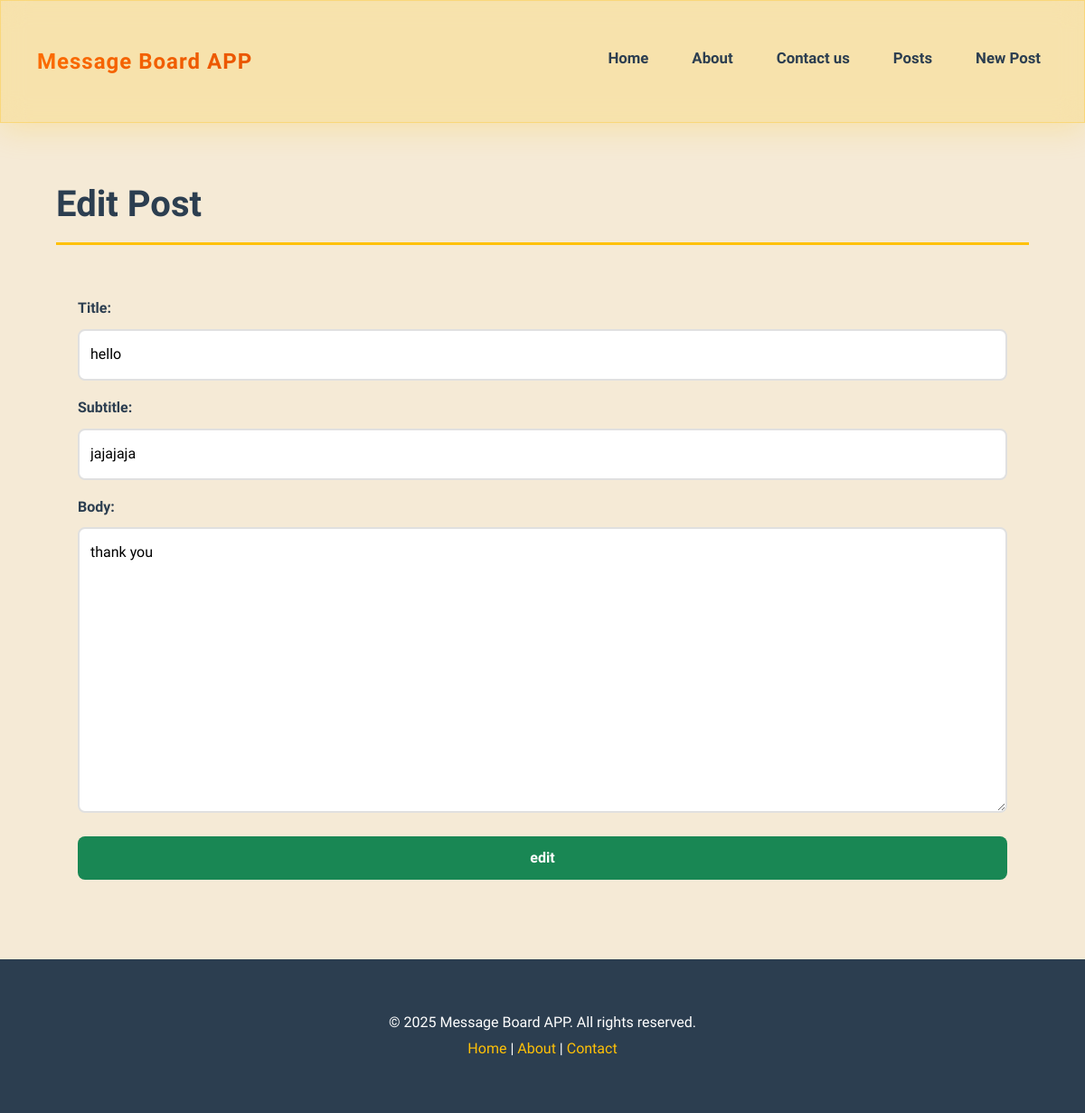
Screenshot of /posts/edit/2/ with the database file from the repository.
### posts/models.py (models this page shows, shortened)
class Post(models.Model):
    title = models.CharField(max_length=128) # Text
    subtitle = models.CharField(max_length=256) # Text
    body = models.TextField() # Text
    created_on = models.DateTimeField(auto_now_add=True)
    author = models.ForeignKey(
        get_user_model(),
        on_delete=models.CASCADE
    )

### posts/views.py (the view)
# urls.py: path("edit/<int:pk>/", PostUpdateView.as_view(), name="post_edit"),
class PostUpdateView(UpdateView):
    template_name = "posts/edit.html"
    model = Post
    fields = ["title","subtitle","body"]

### templates/posts/edit.html (shortened to what this page needs)
{% extends 'base.html' %}
{% block content %}
    <h1>Edit Post</h1>
    <form method="post">
        {{ form.as_p }}
        <input type="submit" value="edit" class="btn btn-success">
    </form>
{% endblock content %}

### static/css/base.css (style rules this page uses)
* { margin: 0; padding: 0; box-sizing: border-box; font-family: 'Raleway', sans-serif; }
body { font-family: 'Raleway', sans-serif; font-size: 16px; line-height: 1.6; color: #333; background-color: #f5ead6 !important; padding: 0; margin: 0; }
h1, h2, h3, h4, h5, h6 { font-family: 'Raleway', sans-serif; font-weight: 700; color: #2c3e50; margin-bottom: 1.5rem; line-height: 1.3; }
h1 { font-size: 2.5rem; padding-bottom: 1rem; border-bottom: 3px solid #ffc107; margin-bottom: 2rem; }
p { font-size: 1rem; line-height: 1.8; color: #555; margin-bottom: 1rem; }
button, .btn { font-family: 'Raleway', sans-serif; font-weight: 600; font-size: 1rem; padding: 0.75rem 1.5rem; border-radius: 8px; transition: all 0.3s ease; border: none; cursor: pointer; }
form { padding: 1.5rem; }
label { font-weight: 600; font-size: 1rem; color: #2c3e50; margin-bottom: 0.5rem; display: block; }
input, textarea, select { font-family: 'Raleway', sans-serif; font-size: 1rem; padding: 0.75rem; border: 2px solid #e0e0e0; border-radius: 8px; width: 100%; transition: border-color 0.3s ease; }
textarea { resize: vertical; min-height: 100px; }

### rows the page displays
Post: title "hello", subtitle "jajajaja", body "thank you"
